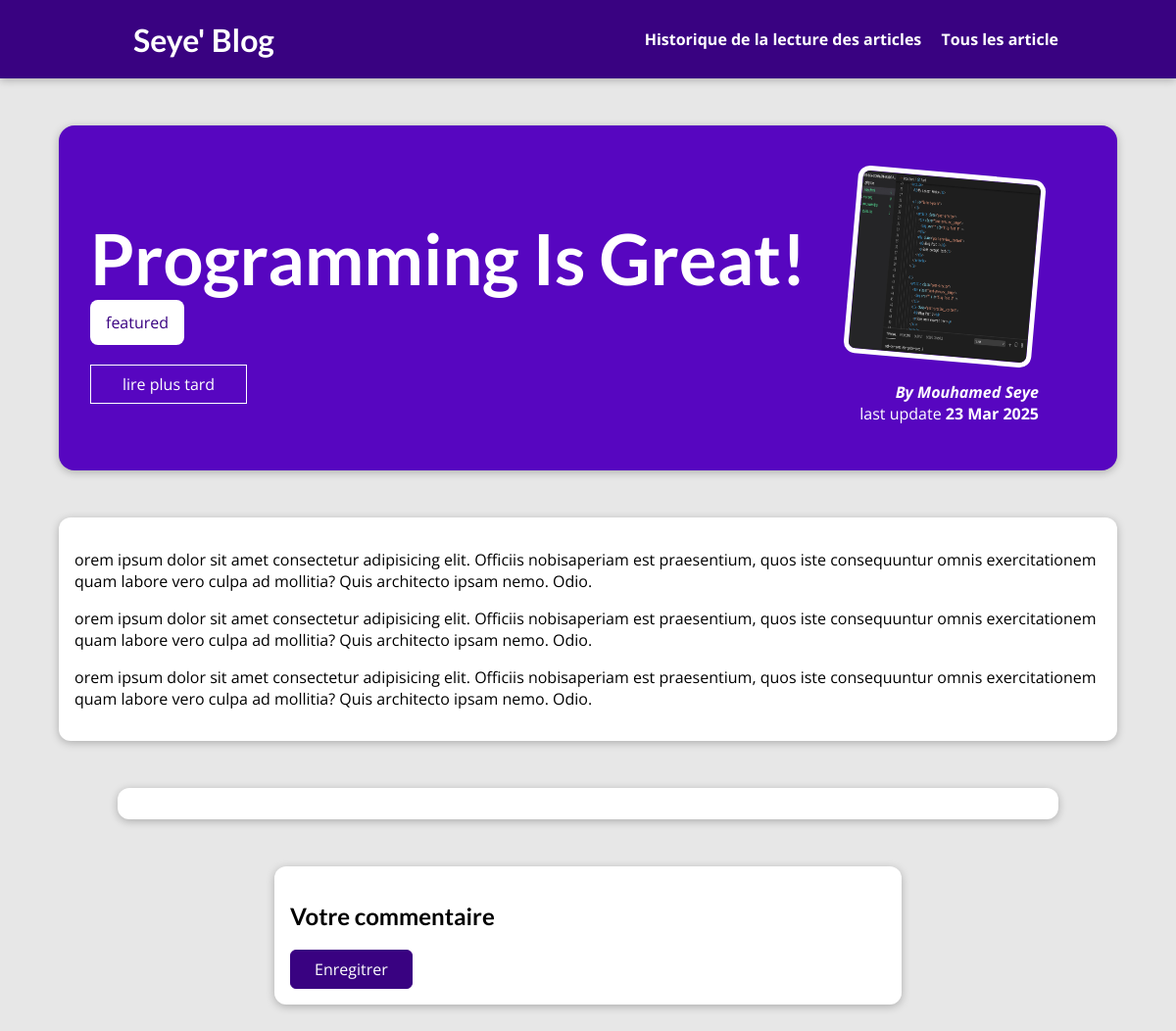
The app's page /posts/programming-is-fun, older data.
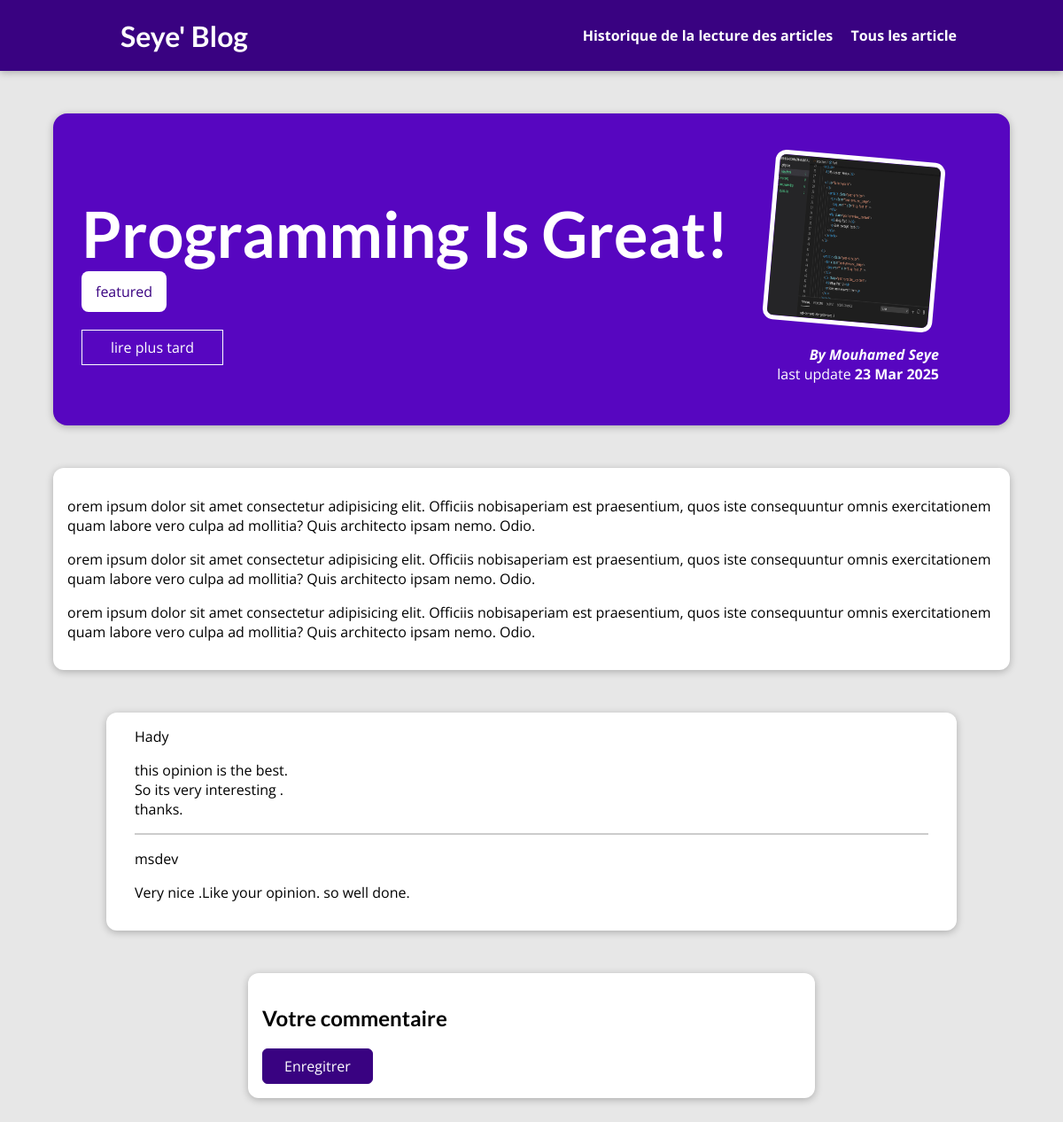
The same page, newer data.
### blog/models.py (models this page shows, shortened)
class Post(models.Model):
    title= models.CharField(max_length=150)
    excerpt= models.CharField(max_length=200)
    image = models.ImageField(upload_to='posts', null=True)
    date= models.DateField(auto_now=True)
    slug = models.SlugField(unique=True, db_index=True)
    content = models.TextField(validators=[MinLengthValidator])
    author  = models.ForeignKey(Author , on_delete=models.SET_NULL, null=True ,related_name='posts')
    tags = models.ManyToManyField(Tag)

class Tag(models.Model):
    caption = models.CharField(max_length=20)

class Author(models.Model):
    first_name = models.CharField(max_length=100)
    last_name = models.CharField(max_length=100)
    email_adress = models.EmailField()
    def full_name(self):
        return f"{self.first_name} {self.last_name}"
    def __str__(self):
        return self.full_name()

class Comment(models.Model):
    user_name = models.CharField(max_length=120)
    user_email = models.EmailField()
    text = models.TextField(max_length=400)
    post = models.ForeignKey(Post , on_delete=models.CASCADE, related_name= 'comments')

### blog/views.py (the view, shortened to what this page needs)
# urls.py: path("posts/<slug:slug>", views.SinglePostView.as_view(), name="post-detail-page"),
class SinglePostView(DetailView):
    def is_stored_post(self,request,post_id):
        stored_posts = request.session.get("stored_posts")
        if stored_posts is not None:
            is_saved_for_later = post_id in stored_posts
        else:
            is_saved_for_later = False
        return is_saved_for_later
    def get(self , request, slug):
        post = Post.objects.get(slug=slug)
        context = {
            "post"  : post,
            "post_tags" : post.tags.all(),
            "comments": post.comments.all().order_by("-id"),
            "saved_for_later" : self.is_stored_post(request, post.id)
        }
        return render(request, "blog/post-detail.html", context)

### blog/templates/blog/post-detail.html (shortened to what this page needs)
{% extends "base.html" %}
{% load static %}
{% block css_files %}
<link rel="stylesheet" href="{% static "blog/post-detail.css" %}">
{% endblock %}
{%block content %}
<section id="summary">
  <h2>{{ post.title }}</h2>
  <div class="">
    {% for tag in post_tags %}
    <span class="tag">{{ tag.caption }}</span>
    {% endfor %}
  </div>
  <div id="read-later">
    <form action="{% url "read-later" %}" method="POST">
      <button>
        {% if saved_for_later %}
        Supprimer pour la lecture plustard
        {% else %}
        lire plus tard
        {% endif %}
      </button>
    </form>
  </div>
  <article>
    <img
      src="{{ post.image.url }}"
      alt="{{
    post.title }}"
    />
    <address>
      By <a href="mailto:{{post.author.email_adress}}">{{ post.author }}</a>
    </address>
    <div class="">
      last update <time datetime="">{{ post.date|date:"d M Y" }}</time>
    </div>
  </article>
</section>
<main>
  <p>{{ post.content | linebreaks }}</p>
</main>
<section id="comments">
  <ul>
    {% for comment in comments %}
    <li>
      {{ comment.user_name }}
      <p>{{ comment.text | linebreaks}}</p>
    </li>
    {% endfor %}
  </ul>
</section>
<section id="comment-form">
  <h2>Votre commentaire</h2>
  <form action="{% url 'post-detail-page' post.slug %}" method="POST">
    <button type="submit">Enregitrer</button>
  </form>
</section>
{% endblock %}

### templates/base.html (shortened to what this page needs)
{% load static %}
<!DOCTYPE html>
<html lang="en">
  <head>
    <link rel="stylesheet" href="{% static "app.css" %}">
    {% block css_files %} {% endblock %}
  </head>
  <body>
    <header id="main-navigation">
      <h1><a href="{% url "starting-page" %}">Seye' Blog</a></h1>
      <nav>
        <a href="{% url "read-later" %}">Historique de la lecture des articles</a>
        <a href="{% url "posts-page" %}">Tous les article</a>
      </nav>
    </header>
    {% block content %}{% endblock %}
  </body>
</html>

### static/app.css (style rules this page uses)
* { box-sizing: border-box; }
html { font-family: "Open Sans", "Lato", sans-serif; }
body { margin: 0; }
h1, h2, h3 { font-family: "Lato", sans-serif; font-weight: bold; }
#main-navigation { width: 100%; height: 5rem; display: flex; justify-content: space-between; align-items: center; padding: 0 10%; position: absolute; top: 0; left: 0; }
#main-navigation a { text-decoration: none; color: white; font-weight: bold; margin-left: 1rem; }

### blog/static/blog/post-detail.css (style rules this page uses)
body { background-color: #e7e7e7; }
#main-navigation { background-color: #390281; box-shadow: 0 2px 8px rgba(0, 0, 0, 0.25); }
#summary { margin: 8rem auto 3rem auto; padding: 2rem; width: 90%; max-width: 90rem; border-radius: 16px; background-color: #5706c0; position: relative; box-shadow: 0 2px 8px rgba(0, 0, 0, 0.25); height: 22rem; }
#summary a { color: white; text-decoration: none; }
#summary h2 { color: white; font-size: 4.5rem; margin-bottom: 0.76rem; }
#summary article { position: absolute; top: 2rem; right: 3rem; padding: 1rem 2rem; border-radius: 12px; text-align: right; color: white; }
#summary article img { width: 12rem; height: 12rem; border-radius: 12px; transform: rotateZ(5deg); border: 5px solid white; margin-bottom: 1rem; }
#summary address { font-weight: bold; }
#summary time { font-weight: bold; }
main { width: 90%; max-width: 90rem; margin: 3rem auto; background-color: white; padding: 1rem; border-radius: 12px; box-shadow: 0 2px 8px rgba(0, 0, 0, 0.25); }
.tag { background-color: white; color: #390281; padding: 0.75rem 1rem; border-radius: 8px; }
#comment-form { margin: 3rem auto; width: 90%; max-width: 40rem; border-radius: 12px; background-color: white; box-shadow: 0 2px 8px rgba(0, 0, 0, 0.25); padding: 1rem; }
#comment-form button { font: inherit; background-color: #390281; color: white; border: 1px solid #390281; padding: 0.5rem 1.5rem; border-radius: 6px; cursor: pointer; }
#comments { margin: 3rem auto; width: 90%; max-width: 60rem; border-radius: 12px; background-color: white; box-shadow: 0 2px 8px rgba(0, 0, 0, 0.25); padding: 1rem 2rem; }
#comments ul { list-style: none; margin: 0; padding: 0; }
#comments li { margin-bottom: 1rem; border-bottom: 2px solid #ccc; }
#comments li:last-of-type { border-bottom: none; }
#read-later { margin: 2rem 0; }
#read-later button { background-color: transparent; border: 1px solid white; padding: 0.5rem 2rem; font: inherit; color: white; cursor: pointer; }

Row changes from the older to the newer data that the page shows:
added Comment: user_name "Hady", text "this opinion is the best. So its very interesting . thanks."
added Comment: user_name "msdev", text "Very nice .Like your opinion. so well done."
